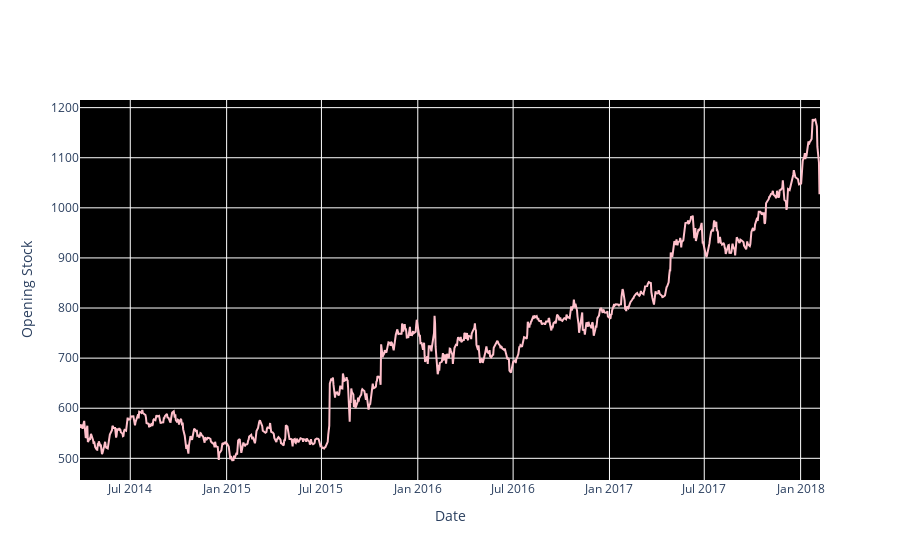

Notebook cell for this chart:
### Markdown cell above
# The opening of Google stocks over year

### Code cell
fig = go.Figure(data=go.Scatter(x=google['date'],y=google['open'], mode='lines'))
#  Customize the line color
fig.update_traces(line=dict(color='pink'))

# Customize the background color
fig.update_layout(plot_bgcolor='black')

# Customize the x-axis label
fig.update_layout(xaxis_title='Date')

# Customize the y-axis label
fig.update_layout(yaxis_title='Opening Stock')


fig.show()

### Figure 1 — Plotly figure (JSON) as saved in the notebook; plotly's stock layout.template omitted (floating-point values rounded to 4 significant figures; data arrays with more than 128 entries replaced by an {"elided": "..."} marker saying what was removed)
{"data": [{"line": {"color": "pink"}, "mode": "lines", "type": "scatter", "x": {"elided": "975 str values"}, "y": {"elided": "975 float values"}}], "layout": {"plot_bgcolor": "black", "xaxis": {"title": {"text": "Date"}}, "yaxis": {"title": {"text": "Opening Stock"}}}}
